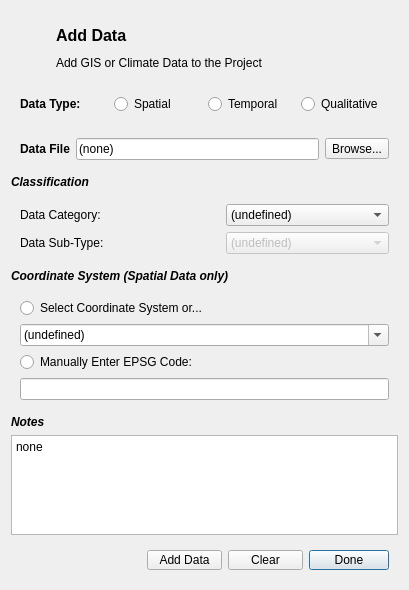
<?xml version="1.0" encoding="UTF-8"?>
<ui version="4.0">
 <class>AddDataDialog</class>
 <widget class="QDialog" name="AddDataDialog">
  <property name="geometry">
   <rect>
    <x>0</x>
    <y>0</y>
    <width>409</width>
    <height>563</height>
   </rect>
  </property>
  <property name="windowTitle">
   <string>Add Data...</string>
  </property>
  <property name="windowIcon">
   <iconset>
    <normaloff>../../../../../ubeatsicon.ico</normaloff>../../../../../ubeatsicon.ico</iconset>
  </property>
  <layout class="QVBoxLayout" name="verticalLayout">
   <item>
    <widget class="QWidget" name="title_widget" native="true">
     <layout class="QGridLayout" name="gridLayout_3">
      <item row="0" column="0">
       <widget class="QLabel" name="title_logo">
        <property name="minimumSize">
         <size>
          <width>30</width>
          <height>30</height>
         </size>
        </property>
        <property name="maximumSize">
         <size>
          <width>30</width>
          <height>30</height>
         </size>
        </property>
        <property name="text">
         <string/>
        </property>
        <property name="pixmap">
         <pixmap resource="../graphics/ubeats.qrc">:/icons/add-icon.png</pixmap>
        </property>
        <property name="scaledContents">
         <bool>true</bool>
        </property>
       </widget>
      </item>
      <item row="0" column="1">
       <widget class="QLabel" name="title">
        <property name="font">
         <font>
          <pointsize>12</pointsize>
          <weight>75</weight>
          <bold>true</bold>
         </font>
        </property>
        <property name="text">
         <string>Add Data</string>
        </property>
       </widget>
      </item>
      <item row="1" column="1">
       <widget class="QLabel" name="subtitle">
        <property name="text">
         <string>Add GIS or Climate Data to the Project</string>
        </property>
       </widget>
      </item>
     </layout>
    </widget>
   </item>
   <item>
    <widget class="QWidget" name="datatype_widget" native="true">
     <layout class="QHBoxLayout" name="horizontalLayout_3">
      <item>
       <widget class="QLabel" name="datatype_lbl">
        <property name="whatsThis">
         <string>Rainfall time series, obtain data from weather station or climate authority of your city. Time series should be in rainfall depth and have units millimetres.</string>
        </property>
        <property name="text">
         <string>&lt;html&gt;&lt;head/&gt;&lt;body&gt;&lt;p&gt;&lt;span style=&quot; font-weight:600;&quot;&gt;Data Type:   &lt;/span&gt;&lt;/p&gt;&lt;/body&gt;&lt;/html&gt;</string>
        </property>
       </widget>
      </item>
      <item>
       <widget class="QRadioButton" name="spatial_radio">
        <property name="text">
         <string>Spatial</string>
        </property>
       </widget>
      </item>
      <item>
       <widget class="QRadioButton" name="temporal_radio">
        <property name="text">
         <string>Temporal</string>
        </property>
       </widget>
      </item>
      <item>
       <widget class="QRadioButton" name="qualitative_radio">
        <property name="text">
         <string>Qualitative</string>
        </property>
       </widget>
      </item>
     </layout>
    </widget>
   </item>
   <item>
    <widget class="QWidget" name="adddatafile_widget" native="true">
     <layout class="QHBoxLayout" name="horizontalLayout">
      <item>
       <widget class="QLabel" name="datafile_lbl">
        <property name="whatsThis">
         <string>Rainfall time series, obtain data from weather station or climate authority of your city. Time series should be in rainfall depth and have units millimetres.</string>
        </property>
        <property name="text">
         <string>&lt;html&gt;&lt;head/&gt;&lt;body&gt;&lt;p&gt;&lt;span style=&quot; font-weight:600;&quot;&gt;Data File&lt;/span&gt;&lt;/p&gt;&lt;/body&gt;&lt;/html&gt;</string>
        </property>
       </widget>
      </item>
      <item>
       <widget class="QLineEdit" name="databox">
        <property name="enabled">
         <bool>true</bool>
        </property>
        <property name="text">
         <string>(none)</string>
        </property>
        <property name="readOnly">
         <bool>true</bool>
        </property>
       </widget>
      </item>
      <item>
       <widget class="QToolButton" name="adddatabrowse">
        <property name="text">
         <string>Browse...</string>
        </property>
       </widget>
      </item>
     </layout>
    </widget>
   </item>
   <item>
    <widget class="QLabel" name="data_classification_lbl">
     <property name="whatsThis">
      <string>Rainfall time series, obtain data from weather station or climate authority of your city. Time series should be in rainfall depth and have units millimetres.</string>
     </property>
     <property name="text">
      <string>&lt;html&gt;&lt;head/&gt;&lt;body&gt;&lt;p&gt;&lt;span style=&quot; font-weight:600; font-style:italic;&quot;&gt;Classification&lt;/span&gt;&lt;/p&gt;&lt;/body&gt;&lt;/html&gt;</string>
     </property>
    </widget>
   </item>
   <item>
    <widget class="QWidget" name="datacat_widget" native="true">
     <layout class="QGridLayout" name="gridLayout_2">
      <item row="1" column="0">
       <widget class="QLabel" name="datacatsub_lbl">
        <property name="minimumSize">
         <size>
          <width>200</width>
          <height>0</height>
         </size>
        </property>
        <property name="whatsThis">
         <string>Rainfall time series, obtain data from weather station or climate authority of your city. Time series should be in rainfall depth and have units millimetres.</string>
        </property>
        <property name="text">
         <string>Data Sub-Type:</string>
        </property>
       </widget>
      </item>
      <item row="1" column="2">
       <widget class="QComboBox" name="datacatsub_combo">
        <property name="enabled">
         <bool>false</bool>
        </property>
        <property name="currentIndex">
         <number>0</number>
        </property>
        <item>
         <property name="text">
          <string>(undefined)</string>
         </property>
        </item>
       </widget>
      </item>
      <item row="0" column="2">
       <widget class="QComboBox" name="datacat_combo">
        <property name="currentIndex">
         <number>0</number>
        </property>
        <item>
         <property name="text">
          <string>(undefined)</string>
         </property>
        </item>
       </widget>
      </item>
      <item row="0" column="0">
       <widget class="QLabel" name="datacat_lbl">
        <property name="minimumSize">
         <size>
          <width>200</width>
          <height>0</height>
         </size>
        </property>
        <property name="whatsThis">
         <string>Rainfall time series, obtain data from weather station or climate authority of your city. Time series should be in rainfall depth and have units millimetres.</string>
        </property>
        <property name="text">
         <string>Data Category:</string>
        </property>
       </widget>
      </item>
     </layout>
    </widget>
   </item>
   <item>
    <widget class="QLabel" name="data_coord_lbl">
     <property name="whatsThis">
      <string>Rainfall time series, obtain data from weather station or climate authority of your city. Time series should be in rainfall depth and have units millimetres.</string>
     </property>
     <property name="text">
      <string>&lt;html&gt;&lt;head/&gt;&lt;body&gt;&lt;p&gt;&lt;span style=&quot; font-weight:600; font-style:italic;&quot;&gt;Coordinate System (Spatial Data only)&lt;/span&gt;&lt;/p&gt;&lt;/body&gt;&lt;/html&gt;</string>
     </property>
    </widget>
   </item>
   <item>
    <widget class="QWidget" name="datacat_widget_2" native="true">
     <layout class="QGridLayout" name="gridLayout_4">
      <item row="2" column="0">
       <widget class="QRadioButton" name="coord_epsg">
        <property name="sizePolicy">
         <sizepolicy hsizetype="Preferred" vsizetype="Preferred">
          <horstretch>0</horstretch>
          <verstretch>0</verstretch>
         </sizepolicy>
        </property>
        <property name="minimumSize">
         <size>
          <width>200</width>
          <height>0</height>
         </size>
        </property>
        <property name="text">
         <string>Manually Enter EPSG Code:</string>
        </property>
       </widget>
      </item>
      <item row="0" column="0">
       <widget class="QRadioButton" name="coord_select">
        <property name="sizePolicy">
         <sizepolicy hsizetype="Preferred" vsizetype="Preferred">
          <horstretch>0</horstretch>
          <verstretch>0</verstretch>
         </sizepolicy>
        </property>
        <property name="minimumSize">
         <size>
          <width>200</width>
          <height>0</height>
         </size>
        </property>
        <property name="text">
         <string>Select Coordinate System or...</string>
        </property>
       </widget>
      </item>
      <item row="1" column="0">
       <widget class="QComboBox" name="coord_combo">
        <property name="editable">
         <bool>true</bool>
        </property>
        <property name="currentIndex">
         <number>0</number>
        </property>
        <item>
         <property name="text">
          <string>(undefined)</string>
         </property>
        </item>
       </widget>
      </item>
      <item row="3" column="0">
       <widget class="QLineEdit" name="epsg_box">
        <property name="sizePolicy">
         <sizepolicy hsizetype="Preferred" vsizetype="Fixed">
          <horstretch>0</horstretch>
          <verstretch>0</verstretch>
         </sizepolicy>
        </property>
       </widget>
      </item>
     </layout>
    </widget>
   </item>
   <item>
    <widget class="QLabel" name="notes_title">
     <property name="whatsThis">
      <string>Rainfall time series, obtain data from weather station or climate authority of your city. Time series should be in rainfall depth and have units millimetres.</string>
     </property>
     <property name="text">
      <string>&lt;html&gt;&lt;head/&gt;&lt;body&gt;&lt;p&gt;&lt;span style=&quot; font-weight:600; font-style:italic;&quot;&gt;Notes&lt;/span&gt;&lt;/p&gt;&lt;/body&gt;&lt;/html&gt;</string>
     </property>
    </widget>
   </item>
   <item>
    <widget class="QPlainTextEdit" name="notes_box">
     <property name="minimumSize">
      <size>
       <width>0</width>
       <height>100</height>
      </size>
     </property>
     <property name="documentTitle">
      <string/>
     </property>
     <property name="plainText">
      <string>none</string>
     </property>
    </widget>
   </item>
   <item>
    <widget class="QWidget" name="footer" native="true">
     <property name="minimumSize">
      <size>
       <width>0</width>
       <height>38</height>
      </size>
     </property>
     <property name="maximumSize">
      <size>
       <width>16777215</width>
       <height>38</height>
      </size>
     </property>
     <layout class="QHBoxLayout" name="horizontalLayout_2">
      <item>
       <spacer name="horizontalSpacer">
        <property name="orientation">
         <enum>Qt::Horizontal</enum>
        </property>
        <property name="sizeHint" stdset="0">
         <size>
          <width>40</width>
          <height>20</height>
         </size>
        </property>
       </spacer>
      </item>
      <item>
       <widget class="QToolButton" name="adddata_button">
        <property name="minimumSize">
         <size>
          <width>75</width>
          <height>20</height>
         </size>
        </property>
        <property name="text">
         <string>Add Data</string>
        </property>
       </widget>
      </item>
      <item>
       <widget class="QToolButton" name="cleardata_button">
        <property name="minimumSize">
         <size>
          <width>75</width>
          <height>0</height>
         </size>
        </property>
        <property name="text">
         <string>Clear</string>
        </property>
       </widget>
      </item>
      <item>
       <widget class="QPushButton" name="done_button">
        <property name="text">
         <string>Done</string>
        </property>
       </widget>
      </item>
     </layout>
    </widget>
   </item>
  </layout>
 </widget>
 <tabstops>
  <tabstop>databox</tabstop>
  <tabstop>adddatabrowse</tabstop>
  <tabstop>spatial_radio</tabstop>
  <tabstop>temporal_radio</tabstop>
  <tabstop>qualitative_radio</tabstop>
  <tabstop>datacat_combo</tabstop>
  <tabstop>datacatsub_combo</tabstop>
  <tabstop>notes_box</tabstop>
  <tabstop>adddata_button</tabstop>
  <tabstop>cleardata_button</tabstop>
  <tabstop>done_button</tabstop>
 </tabstops>
 <resources>
  <include location="../graphics/ubeats.qrc"/>
  <include location="../graphics/ubeats.qrc"/>
 </resources>
 <connections/>
</ui>
